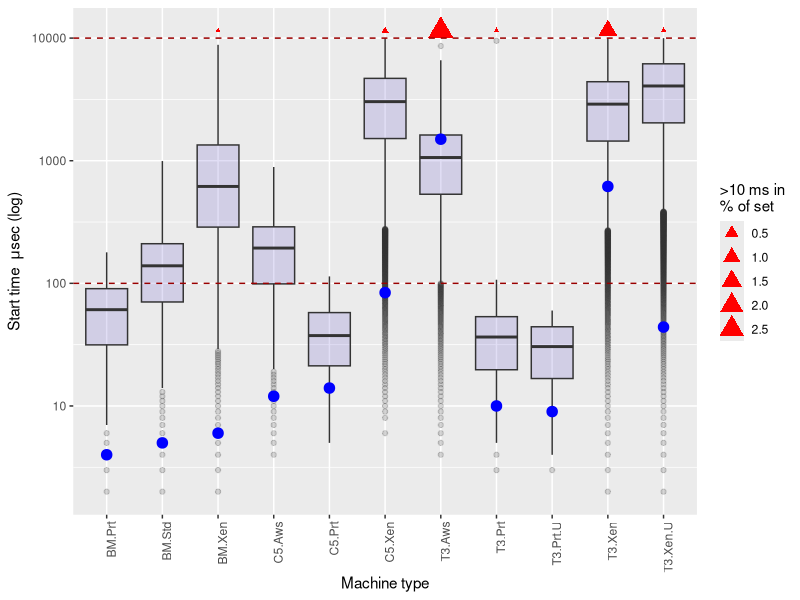

This chart was generated by the following R code:
#Seven log boxplots with mean 
library(tidyr)
library(ggplot2)
library(reshape2)

myDataC<-read.csv("stats.csv", sep=";")[1:10000,1:12]

myData<-gather(myDataC, "mtype", value, "BM.Std", "BM.Xen", "BM.Prt", "T3.Aws", "T3.Xen", "T3.Xen.U", "T3.Prt", "T3.Prt.U", "C5.Aws","C5.Xen","C5.Prt", na.rm = FALSE, convert = FALSE)
myData<-myData[!(myData$value==0),]

oversh<-read.csv("stats.csv", sep=";")[10005:10005,1:12]
total<-read.csv("stats.csv", sep=";")[10001:10001,1:12]
oversh <- oversh / total * 100
oversh<-gather(oversh, "mtype", value, "BM.Std", "BM.Xen", "BM.Prt",  "T3.Aws", "T3.Xen", "T3.Xen.U", "T3.Prt", "T3.Prt.U", "C5.Aws","C5.Xen","C5.Prt", na.rm = FALSE, convert = FALSE)
oversh<-oversh[!(oversh$value==0),]

means<-read.csv("stats.csv", sep=";")[10003:10003,1:12]
means<-gather(means, "mtype", value, "BM.Std", "BM.Xen", "BM.Prt", "T3.Aws", "T3.Xen", "T3.Xen.U", "T3.Prt", "T3.Prt.U", "C5.Aws","C5.Xen","C5.Prt", na.rm = FALSE, convert = FALSE)

ggplot(myData, aes(x=mtype, y=Time)) + 
	scale_y_continuous(trans='log10') +
    geom_boxplot(fill="slateblue", alpha=0.2) +
    geom_point(data = oversh, aes(x = mtype, y = 11500, size=value), shape=17, , color="red", fill="red") +
    geom_point(data = means, aes(x = mtype, y = value), shape=20, size=5, color="blue", fill="blue") +
    labs(x="Machine type", y= expression(paste("Start time  ", mu, "sec (log)")), size=">10 ms in\n% of set")+
    geom_hline(yintercept = 100, colour="#990000", linetype="dashed") +
    geom_hline(yintercept = 10000, colour="#990000", linetype="dashed") +
	theme(axis.text.x = element_text(angle = 90, hjust = 1))
